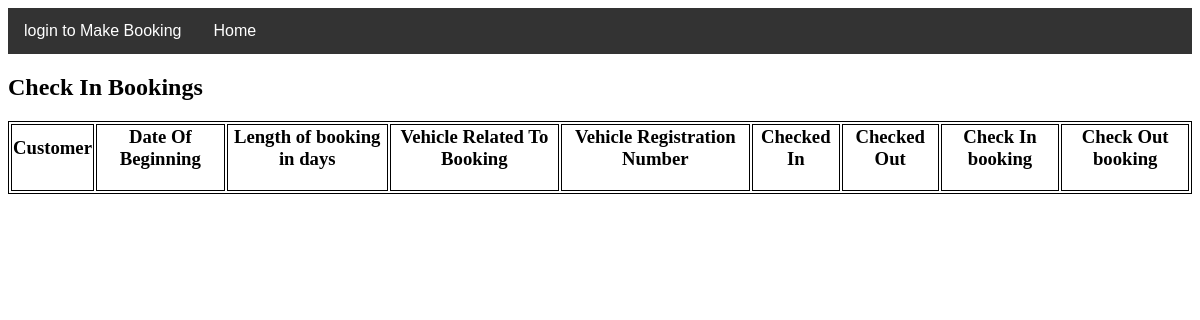
Page /ParkEasy/Staff/Booking_Status/ on the earlier database version.
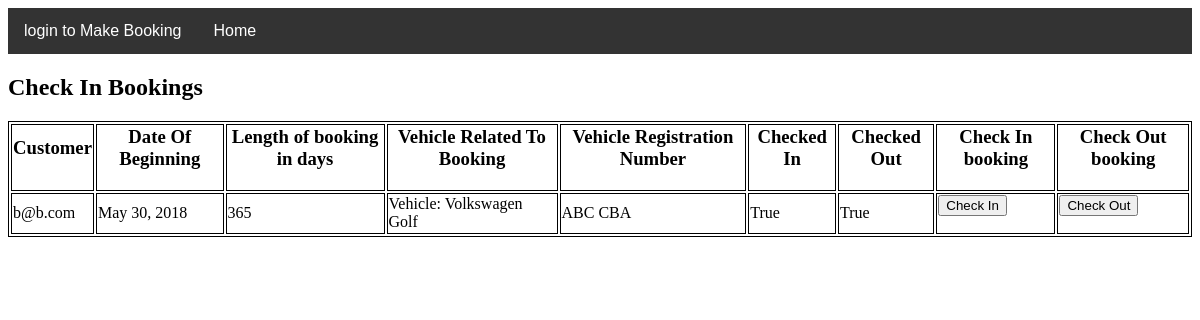
Same page on the later database version.
### ParkEasy/models.py (models this page shows, shortened)
class Booking(models.Model):
    customer = models.ForeignKey(Customer, on_delete=models.CASCADE)
    prices = models.ForeignKey(Prices, on_delete=models.CASCADE, default=1)
    vehicle = models.ForeignKey(Vehicle, on_delete=models.CASCADE)
    departing = models.ForeignKey(Departing, on_delete=models.CASCADE)
    arriving = models.ForeignKey(Arriving, on_delete=models.CASCADE)
    vip = models.BooleanField(default=False)
    valet = models.BooleanField(default=False)
    booking_date = models.DateField(default=timezone.now)
    booking_length = models.IntegerField(default=0)
    checked_in = models.BooleanField(default=False)
    checked_out = models.BooleanField(default=False)
    date_created = models.DateField(default=timezone.now)

class Customer(AbstractUser):
    password = models.CharField(max_length=100, default="")
    email = models.EmailField(max_length=100, default="", unique=True)
    is_staff = models.BooleanField(
        default=False,
        help_text='Designates whether the user can log into this site.',
    )
    address_line1 = models.CharField(max_length=100)
    address_line2 = models.CharField(max_length=100)
    postcode = models.CharField(max_length=16)
    tel_no = models.CharField(max_length=20)
    username = None
    USERNAME_FIELD = 'email'
    REQUIRED_FIELDS = []
    objects = UserManager()
    def get_username(self):
        return self.email

class Vehicle(models.Model):
    reg_no = models.CharField(max_length=7)
    make = models.CharField(max_length=64)
    manufacturer = models.CharField(max_length=64)
    def __str__(self):
        return 'Vehicle: ' + self.manufacturer + ' ' + self.make

### ParkEasy/views.py (the view)
# urls.py: path('Staff/Booking_Status/', check_in_page, name="booking-status"),
def check_in_page(request):
    query_results = Booking.objects.all
    context = {"query_results": query_results}
    return render(request, 'Staff/Check_In.html', context)

### ParkEasy/templatetags/has_group.py (called while the page is built)
@register.filter(name='has_group')
def has_group(user, group_name):
    group = Group.objects.get(name=group_name)
    return group in user.groups.all()

### templates/Staff/Check_In.html (shortened to what this page needs)
{% extends 'base.html' %}
{% load static %}
{% block content %}
  <h2>Check In Bookings</h2>
  <p>
    <table>
        <tr>
            <th><h3>Customer</h3></th>
            <th><h3>Date Of Beginning</h3></th>
            <th><h3>Length of booking in days</h3></th>
            <th><h3>Vehicle Related To Booking</h3></th>
            <th><h3>Vehicle Registration Number</h3></th>
            <th><h3>Checked In</h3></th>
            <th><h3>Checked Out</h3></th>
            <th><h3>Check In booking</h3></th>
            <th><h3>Check Out booking</h3></th>
        </tr>
 {% for item in query_results %}
        <tr>
            <td>
                {{ item.customer }}
            </td>
            <td>
                {{ item.booking_date }}
            </td>
            <td>
                {{ item.booking_length }}
            </td>
            <td>
                {{ item.vehicle }}
            </td>
            <td>
                {{ item.vehicle.reg_no }}
            </td>
            <td>
                {{ item.checked_in }}
            </td>
            <td>
                {{ item.checked_out }}
            </td>
            <td>
            <form action = "{% url 'check-in' id=item.id %}" method = "POST">
                <input type="submit" name="check-in" formmethod="post" Value="Check In">
            </form>
            </td>
            <td>
                <form action = "{% url 'check-out' id=item.id %}" method = "POST">
                    <input type="submit" name="check-out" formmethod="post" Value="Check Out">
                </form>
            </td>
{% endfor %}
        </tr>
</table>
</p>
{% endblock %}

### templates/base.html (shortened to what this page needs)
{% load static %}
{% load has_group %}
<link rel="stylesheet" type="text/css" href="{% static 'style.css' %}"/>
<html>
<head>
</head>
<body>
<div class="navbar">
    {% if user.is_authenticated %}
        <a href="{% url 'booking' %}">Make Booking</a>
    {% else %}
        <a href="{% url 'login' %}">login to Make Booking</a>
    {% endif %}
    <a href="{% url 'home' %}">Home</a>
    <div class="dropdown" style="float:right;">
        <button class="dropbtn">{{ request.user.email }}
        </button>
    </div>
</div>
{% block content %}
{% endblock content %}
</body>
</html>

### ParkEasy/static/style.css (style rules this page uses)
.navbar { overflow: hidden; background-color: #333; font-family: Arial; }
.navbar a { float: left; font-size: 16px; color: white; text-align: center; padding: 14px 16px; text-decoration: none; }
.dropdown { float: left; overflow: hidden; }
.dropdown .dropbtn { font-size: 16px; border: none; outline: none; color: white; padding: 14px 16px; background-color: inherit; font-family: inherit; margin: 0; }
table, th, td { border: 1px solid black; }

Differences in the rows shown:
added Booking: customer "b@b.com", booking_date "May 30, 2018", booking_length "365", vehicle "Vehicle: Volkswagen Golf", vehicle.reg_no "ABC CBA", checked_in "True", checked_out "True"
